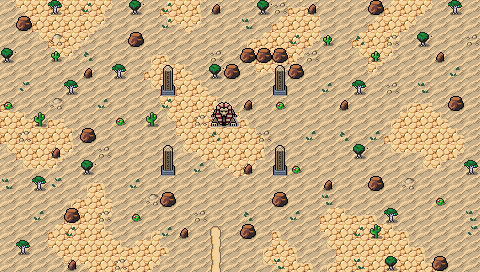

Rendered tile map (Tiled .tmx) drawn with the repository's tilesets; below, a short description and the map source with its tile grids summarised:
An orthogonal 30x17 tile map with 16x16 px tiles, 3 tile layers (Background, Ground, Clutter), 2 tilesets and 20 objects.

<map version="1.10" tiledversion="1.10.1" orientation="orthogonal" renderorder="right-down" width="30" height="17" tilewidth="16" tileheight="16" infinite="0" nextlayerid="7" nextobjectid="81">
 <editorsettings>
  <export target="wastetown..tmx" format="tmx" />
 </editorsettings>
 <tileset firstgid="1" source="../../tileset/main.tsx" />
 <tileset firstgid="10113" source="../../tileset/buildings.tsx" />
 <layer id="1" name="Background" width="30" height="17">
  <data>[510 cells, 510 non-empty, 2 distinct tile ids]</data>
 </layer>
 <layer id="2" name="Ground" width="30" height="17">
  <data>[510 cells, 187 non-empty, 19 distinct tile ids]</data>
 </layer>
 <layer id="3" name="Clutter" width="30" height="17">
  <properties>
   <property name="spriteLayer" type="bool" value="true" />
  </properties>
  <data>[510 cells, 117 non-empty, 19 distinct tile ids]</data>
 </layer>
 <objectgroup id="4" name="Objects">
  <object id="38" template="../../obj/entry_up.tx" x="201.5" y="272" width="32.75" height="16">
   <properties>
    <property name="teleport" value="" />
   </properties>
  </object>
  <object id="51" template="../../obj/treasure.tx" x="247.923" y="92.8391" />
  <object id="56" template="../../obj/collision.tx" x="-16" y="0" width="16" height="272" />
  <object id="57" template="../../obj/collision.tx" x="480" y="0" width="16" height="272" />
  <object id="58" template="../../obj/collision.tx" x="-16" y="272" width="512" height="16" />
  <object id="59" template="../../obj/collision.tx" x="-16" y="-16" width="512" height="16" />
  <object id="60" template="../../obj/booster.tx" x="186.604" y="93.0526">
   <properties>
    <property name="reward">[
  {
    "editions": [  "MH2" ],
    "type": "card",
    "count": 10,
    "rarity": [ "Common" ]
    "colors": [ "white","green"]
  },
  {
    "editions": [ "MH2" ],
    "type": "card",
    "count": 3,
    "rarity": [ "Uncommon" ]
    "colors": [ "white","green" ]
  },
  {
    "editions": [ "MH2" ],
    "type": "card",
    "count": 1,
    "rarity": [ "Rare", "Mythic Rare" ]
    "colors": [ "white","green" ]
  }
]
</property>
   </properties>
  </object>
  <object id="65" template="../../obj/enemy.tx" x="82.9032" y="115.999">
   <properties>
    <property name="enemy" value="Stray Cat" />
    <property name="fleeRange" value="30" />
    <property name="pursueRange" type="int" value="30" />
    <property name="threatRange" type="int" value="50" />
   </properties>
  </object>
  <object id="66" template="../../obj/enemy.tx" x="362.673" y="135.857">
   <properties>
    <property name="enemy" value="Stray Cat" />
    <property name="fleeRange" value="30" />
    <property name="pursueRange" type="int" value="30" />
    <property name="threatRange" type="int" value="30" />
    <property name="waypoints" value="67,70" />
   </properties>
  </object>
  <object id="67" template="../../obj/waypoint.tx" x="300.895" y="134.533" />
  <object id="70" template="../../obj/waypoint.tx" x="441.662" y="135.415" />
  <object id="71" template="../../obj/enemy.tx" x="211.419" y="41.7638" visible="1">
   <properties>
    <property name="enemy" value="Leonin Warrior" />
    <property name="fleeRange" value="30" />
    <property name="pursueRange" type="int" value="30" />
    <property name="threatRange" type="int" value="60" />
    <property name="waypoints" value="74,75" />
   </properties>
  </object>
  <object id="73" template="../../obj/enemy.tx" x="164.098" y="129.237" visible="1">
   <properties>
    <property name="enemy" value="Leonin Weaponmaster" />
    <property name="fleeRange" value="30" />
    <property name="pursueRange" type="int" value="30" />
    <property name="threatRange" type="int" value="30" />
   </properties>
  </object>
  <object id="74" template="../../obj/waypoint.tx" x="157.038" y="51.5725" />
  <object id="75" template="../../obj/waypoint.tx" x="287.01" y="32.5876" />
  <object id="76" template="../../obj/enemy.tx" x="266.034" y="131.444" visible="1">
   <properties>
    <property name="enemy" value="Leonin Weaponmaster" />
    <property name="fleeRange" value="30" />
    <property name="pursueRange" type="int" value="30" />
    <property name="threatRange" type="int" value="30" />
   </properties>
  </object>
  <object id="77" template="../../obj/enemy.tx" x="211.433" y="178.228" visible="1">
   <properties>
    <property name="enemy" value="Stray Cat" />
    <property name="fleeRange" value="30" />
    <property name="pursueRange" type="int" value="30" />
    <property name="threatRange" type="int" value="30" />
   </properties>
  </object>
  <object id="78" template="../../obj/manashards.tx" x="241.322" y="151.743" />
  <object id="79" template="../../obj/manashards.tx" x="193.223" y="150.419" />
  <object id="80" template="../../obj/enemy.tx" x="228" y="95" visible="1">
   <properties>
    <property name="enemy" value="Leonin Weaponmaster" />
    <property name="fleeRange" value="30" />
    <property name="pursueRange" type="int" value="30" />
   </properties>
  </object>
 </objectgroup>
</map>
